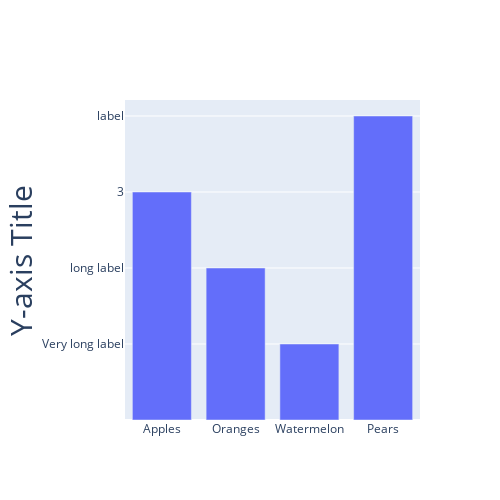

Write notebook code for a chart like this one.
### Code cell
fig.update_layout(
    autosize=False,
    width=500,
    height=500,
    yaxis=go.layout.YAxis(
        title_text="Y-axis Title",
        ticktext=["Very long label", "long label", "3", "label"],
        tickvals=[1, 2, 3, 4],
        tickmode="array",
        titlefont=dict(size=30),
    )
)

fig.update_yaxes(automargin=True)

fig.show()

### Figure 1 — Plotly figure (JSON) as saved in the notebook; plotly's stock layout.template omitted (floating-point values rounded to 4 significant figures)
{"data": [{"type": "bar", "x": ["Apples", "Oranges", "Watermelon", "Pears"], "y": [3, 2, 1, 4]}], "layout": {"autosize": false, "height": 500, "width": 500, "yaxis": {"automargin": true, "tickmode": "array", "ticktext": ["Very long label", "long label", "3", "label"], "tickvals": [1, 2, 3, 4], "title": {"font": {"size": 30}, "text": "Y-axis Title"}}}}
